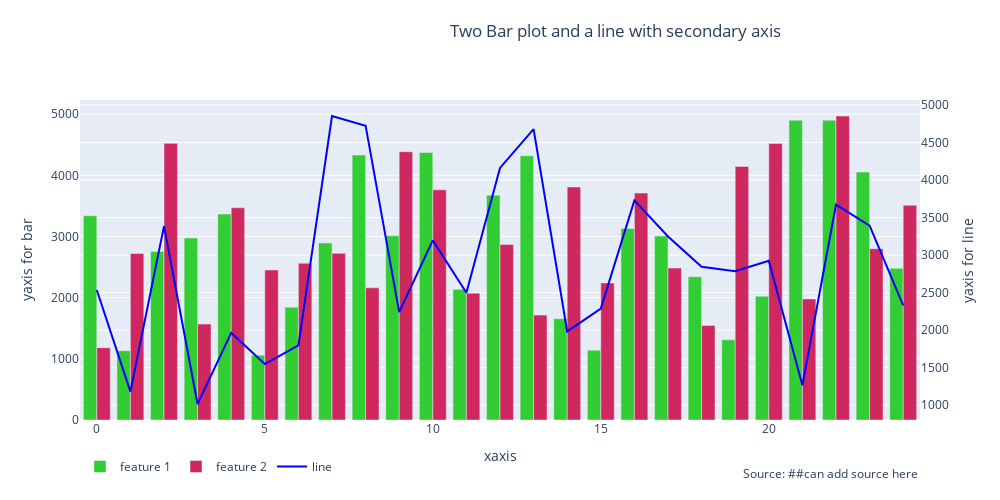

The notebook cell saved with this chart:
### Markdown cell above
## 3. Two Bar plot and a line with secondary axis

### Code cell
from plotly.graph_objs.layout import YAxis,XAxis   ## For secondary Axis
layout = go.Layout(
        title={"text":"Two Bar plot and a line with secondary axis",
                       'xanchor': 'left',
                    'y':0.95,
                    'x':0.45,
                    'yanchor': 'top'},
        xaxis=XAxis(
        title="xaxis"
        ),
        yaxis2 = YAxis(
        title="yaxis for line ",
        
        overlaying= 'y', 
        side= 'right',
        ),
        yaxis=dict(
        title="yaxis for bar"
        ),
    )
   

# Create figure with secondary x-axis
fig = go.Figure(layout=layout)

# Add traces
fig.add_trace(
        go.Bar(y=y, x=x, marker_color = "limegreen",name="feature 1"),)

fig.add_trace(
        go.Bar(y=y1, x=x, marker_color= "#ce285e" , yaxis="y",name="feature 2"),)
        
fig.add_trace(
        go.Scatter(y=y2, x=x,marker_color = "blue", name="line", yaxis="y2"))

fig.update_layout(width =1000,height=500,autosize=True,legend_orientation="h",
        annotations=[dict(x=1,y=-0.2,xref='paper',yref='paper',
                          text="Source: ##can add source here",showarrow=False,       
                )
            ]
        )
fig.show()

### Figure 1 — Plotly figure (JSON) as saved in the notebook; plotly's stock layout.template omitted (floating-point values rounded to 4 significant figures)
{"data": [{"marker": {"color": "limegreen"}, "name": "feature 1", "type": "bar", "x": [0, 1, 2, 3, 4, 5, 6, 7, 8, 9, 10, 11, 12, 13, 14, 15, 16, 17, 18, 19, 20, 21, 22, 23, 24], "y": [3340, 1133, 2756, 2976, 3367, 1060, 1844, 2894, 4331, 3012, 4373, 2136, 3676, 4320, 1656, 1140, 3132, 3007, 2342, 1311, 2023, 4901, 4902, 4053, 2479]}, {"marker": {"color": "#ce285e"}, "name": "feature 2", "type": "bar", "x": [0, 1, 2, 3, 4, 5, 6, 7, 8, 9, 10, 11, 12, 13, 14, 15, 16, 17, 18, 19, 20, 21, 22, 23, 24], "y": [1182, 2721, 4523, 1568, 3470, 2454, 2563, 2725, 2161, 4386, 3764, 2074, 2871, 1715, 3809, 2241, 3710, 2485, 1544, 4145, 4522, 1980, 4970, 2800, 3512], "yaxis": "y"}, {"marker": {"color": "blue"}, "name": "line", "type": "scatter", "x": [0, 1, 2, 3, 4, 5, 6, 7, 8, 9, 10, 11, 12, 13, 14, 15, 16, 17, 18, 19, 20, 21, 22, 23, 24], "y": [2536, 1181, 3387, 1016, 1965, 1548, 1798, 4854, 4725, 2240, 3196, 2499, 4162, 4679, 1983, 2287, 3730, 3248, 2845, 2785, 2925, 1266, 3674, 3394, 2329], "yaxis": "y2"}], "layout": {"annotations": [{"showarrow": false, "text": "Source: ##can add source here", "x": 1, "xref": "paper", "y": -0.2, "yref": "paper"}], "autosize": true, "height": 500, "legend": {"orientation": "h"}, "title": {"text": "Two Bar plot and a line with secondary axis", "x": 0.45, "xanchor": "left", "y": 0.95, "yanchor": "top"}, "width": 1000, "xaxis": {"title": {"text": "xaxis"}}, "yaxis": {"title": {"text": "yaxis for bar"}}, "yaxis2": {"overlaying": "y", "side": "right", "title": {"text": "yaxis for line "}}}}
